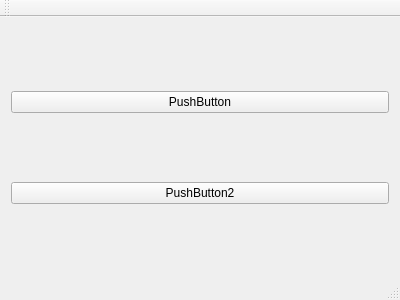
<?xml version="1.0" encoding="UTF-8"?>
<ui version="4.0">
 <class>AlarmLedMainWindow</class>
 <widget class="QMainWindow" name="AlarmLedMainWindow">
  <property name="geometry">
   <rect>
    <x>0</x>
    <y>0</y>
    <width>400</width>
    <height>300</height>
   </rect>
  </property>
  <property name="windowTitle">
   <string>AlarmLedMainWindow</string>
  </property>
  <widget class="QWidget" name="centralWidget">
   <layout class="QVBoxLayout" name="verticalLayout" stretch="1,1">
    <item>
     <widget class="QPushButton" name="pushButton">
      <property name="text">
       <string>PushButton</string>
      </property>
     </widget>
    </item>
    <item>
     <widget class="QPushButton" name="pushButton_2">
      <property name="text">
       <string>PushButton2</string>
      </property>
     </widget>
    </item>
   </layout>
  </widget>
  <widget class="QMenuBar" name="menuBar">
   <property name="geometry">
    <rect>
     <x>0</x>
     <y>0</y>
     <width>400</width>
     <height>23</height>
    </rect>
   </property>
  </widget>
  <widget class="QToolBar" name="mainToolBar">
   <attribute name="toolBarArea">
    <enum>TopToolBarArea</enum>
   </attribute>
   <attribute name="toolBarBreak">
    <bool>false</bool>
   </attribute>
  </widget>
  <widget class="QStatusBar" name="statusBar"/>
 </widget>
 <layoutdefault spacing="6" margin="11"/>
 <resources/>
 <connections/>
</ui>
